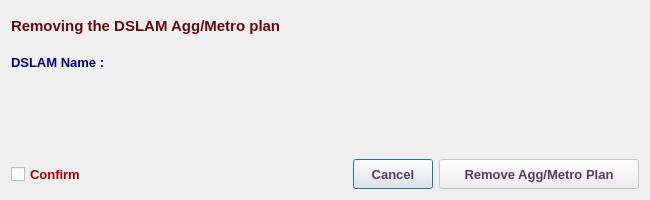
<?xml version="1.0" encoding="UTF-8"?>
<ui version="4.0">
 <class>MA5616RemoveAggMetroPlanDialog</class>
 <widget class="QDialog" name="MA5616RemoveAggMetroPlanDialog">
  <property name="geometry">
   <rect>
    <x>0</x>
    <y>0</y>
    <width>650</width>
    <height>200</height>
   </rect>
  </property>
  <property name="minimumSize">
   <size>
    <width>650</width>
    <height>200</height>
   </size>
  </property>
  <property name="maximumSize">
   <size>
    <width>651</width>
    <height>201</height>
   </size>
  </property>
  <property name="font">
   <font>
    <family>Tahoma</family>
    <pointsize>10</pointsize>
   </font>
  </property>
  <property name="windowTitle">
   <string>Remove Agg/Metro Plan</string>
  </property>
  <property name="windowIcon">
   <iconset resource="../../../../../image.qrc">
    <normaloff>:/Image/remove.png</normaloff>:/Image/remove.png</iconset>
  </property>
  <layout class="QVBoxLayout" name="verticalLayout">
   <item>
    <widget class="QLabel" name="dslamLbl_2">
     <property name="sizePolicy">
      <sizepolicy hsizetype="Expanding" vsizetype="Preferred">
       <horstretch>0</horstretch>
       <verstretch>0</verstretch>
      </sizepolicy>
     </property>
     <property name="minimumSize">
      <size>
       <width>400</width>
       <height>30</height>
      </size>
     </property>
     <property name="maximumSize">
      <size>
       <width>6000</width>
       <height>60</height>
      </size>
     </property>
     <property name="font">
      <font>
       <family>Tahoma</family>
       <pointsize>11</pointsize>
       <weight>75</weight>
       <bold>true</bold>
      </font>
     </property>
     <property name="styleSheet">
      <string notr="true">color: rgb(100, 10, 10);</string>
     </property>
     <property name="text">
      <string>Removing the DSLAM Agg/Metro plan</string>
     </property>
     <property name="alignment">
      <set>Qt::AlignLeading|Qt::AlignLeft|Qt::AlignVCenter</set>
     </property>
     <property name="wordWrap">
      <bool>true</bool>
     </property>
    </widget>
   </item>
   <item>
    <layout class="QHBoxLayout" name="horizontalLayout">
     <item>
      <widget class="QLabel" name="label">
       <property name="minimumSize">
        <size>
         <width>130</width>
         <height>30</height>
        </size>
       </property>
       <property name="maximumSize">
        <size>
         <width>130</width>
         <height>30</height>
        </size>
       </property>
       <property name="font">
        <font>
         <family>Tahoma</family>
         <pointsize>10</pointsize>
         <weight>75</weight>
         <bold>true</bold>
        </font>
       </property>
       <property name="styleSheet">
        <string notr="true">color: rgb(0, 0, 127);</string>
       </property>
       <property name="text">
        <string>DSLAM Name :</string>
       </property>
      </widget>
     </item>
     <item>
      <widget class="QLabel" name="dslamLbl">
       <property name="sizePolicy">
        <sizepolicy hsizetype="Expanding" vsizetype="Preferred">
         <horstretch>0</horstretch>
         <verstretch>0</verstretch>
        </sizepolicy>
       </property>
       <property name="minimumSize">
        <size>
         <width>400</width>
         <height>30</height>
        </size>
       </property>
       <property name="maximumSize">
        <size>
         <width>6000</width>
         <height>30</height>
        </size>
       </property>
       <property name="font">
        <font>
         <family>Tahoma</family>
         <pointsize>10</pointsize>
         <weight>75</weight>
         <bold>true</bold>
        </font>
       </property>
       <property name="styleSheet">
        <string notr="true">color: rgb(85, 0, 127);</string>
       </property>
       <property name="text">
        <string/>
       </property>
       <property name="alignment">
        <set>Qt::AlignLeading|Qt::AlignLeft|Qt::AlignVCenter</set>
       </property>
      </widget>
     </item>
    </layout>
   </item>
   <item>
    <spacer name="verticalSpacer">
     <property name="font">
      <font>
       <family>Tahoma</family>
       <pointsize>10</pointsize>
      </font>
     </property>
     <property name="orientation">
      <enum>Qt::Vertical</enum>
     </property>
     <property name="sizeHint" stdset="0">
      <size>
       <width>20</width>
       <height>13</height>
      </size>
     </property>
    </spacer>
   </item>
   <item>
    <layout class="QHBoxLayout" name="horizontalLayout_2">
     <item>
      <widget class="QCheckBox" name="checkBox">
       <property name="minimumSize">
        <size>
         <width>0</width>
         <height>30</height>
        </size>
       </property>
       <property name="maximumSize">
        <size>
         <width>16777215</width>
         <height>30</height>
        </size>
       </property>
       <property name="font">
        <font>
         <family>Tahoma</family>
         <pointsize>10</pointsize>
         <weight>75</weight>
         <bold>true</bold>
        </font>
       </property>
       <property name="styleSheet">
        <string notr="true">color: rgb(170, 0, 0);</string>
       </property>
       <property name="text">
        <string>Confirm</string>
       </property>
      </widget>
     </item>
     <item>
      <spacer name="horizontalSpacer_3">
       <property name="font">
        <font>
         <family>Tahoma</family>
         <pointsize>10</pointsize>
        </font>
       </property>
       <property name="orientation">
        <enum>Qt::Horizontal</enum>
       </property>
       <property name="sizeHint" stdset="0">
        <size>
         <width>40</width>
         <height>20</height>
        </size>
       </property>
      </spacer>
     </item>
     <item>
      <widget class="QPushButton" name="cancelBtn">
       <property name="sizePolicy">
        <sizepolicy hsizetype="Preferred" vsizetype="Preferred">
         <horstretch>0</horstretch>
         <verstretch>0</verstretch>
        </sizepolicy>
       </property>
       <property name="minimumSize">
        <size>
         <width>0</width>
         <height>30</height>
        </size>
       </property>
       <property name="maximumSize">
        <size>
         <width>300</width>
         <height>30</height>
        </size>
       </property>
       <property name="font">
        <font>
         <family>Tahoma</family>
         <pointsize>10</pointsize>
         <weight>75</weight>
         <bold>true</bold>
        </font>
       </property>
       <property name="styleSheet">
        <string notr="true">color: rgb(92, 53, 102);</string>
       </property>
       <property name="text">
        <string>Cancel</string>
       </property>
      </widget>
     </item>
     <item>
      <widget class="QPushButton" name="okBtn">
       <property name="enabled">
        <bool>false</bool>
       </property>
       <property name="sizePolicy">
        <sizepolicy hsizetype="Preferred" vsizetype="Preferred">
         <horstretch>0</horstretch>
         <verstretch>0</verstretch>
        </sizepolicy>
       </property>
       <property name="minimumSize">
        <size>
         <width>200</width>
         <height>30</height>
        </size>
       </property>
       <property name="maximumSize">
        <size>
         <width>300</width>
         <height>30</height>
        </size>
       </property>
       <property name="font">
        <font>
         <family>Tahoma</family>
         <pointsize>10</pointsize>
         <weight>75</weight>
         <bold>true</bold>
        </font>
       </property>
       <property name="styleSheet">
        <string notr="true">color: rgb(92, 53, 102);</string>
       </property>
       <property name="text">
        <string>Remove Agg/Metro Plan</string>
       </property>
       <property name="icon">
        <iconset resource="../../../../../image.qrc">
         <normaloff>:/Image/remove.png</normaloff>:/Image/remove.png</iconset>
       </property>
       <property name="iconSize">
        <size>
         <width>20</width>
         <height>20</height>
        </size>
       </property>
      </widget>
     </item>
    </layout>
   </item>
  </layout>
 </widget>
 <tabstops>
  <tabstop>checkBox</tabstop>
  <tabstop>okBtn</tabstop>
  <tabstop>cancelBtn</tabstop>
 </tabstops>
 <resources>
  <include location="../../../../../image.qrc"/>
 </resources>
 <connections/>
</ui>
